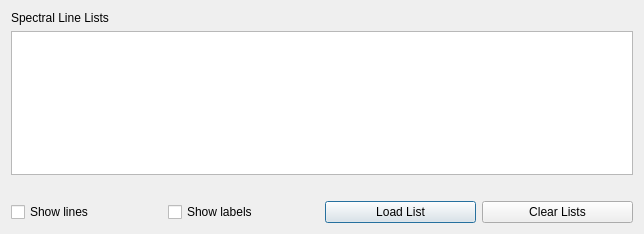
<?xml version="1.0" encoding="UTF-8"?>
<ui version="4.0">
 <class>Dialog</class>
 <widget class="QDialog" name="Dialog">
  <property name="geometry">
   <rect>
    <x>0</x>
    <y>0</y>
    <width>644</width>
    <height>234</height>
   </rect>
  </property>
  <property name="windowTitle">
   <string>Reference Data</string>
  </property>
  <layout class="QVBoxLayout" name="verticalLayout">
   <item>
    <widget class="QLabel" name="label">
     <property name="text">
      <string>Spectral Line Lists</string>
     </property>
    </widget>
   </item>
   <item>
    <widget class="QListWidget" name="loaded_files_list">
     <property name="editTriggers">
      <set>QAbstractItemView::NoEditTriggers</set>
     </property>
    </widget>
   </item>
   <item>
    <layout class="QHBoxLayout" name="horizontalLayout_2">
     <item>
      <widget class="QLabel" name="status">
       <property name="frameShape">
        <enum>QFrame::NoFrame</enum>
       </property>
       <property name="text">
        <string/>
       </property>
      </widget>
     </item>
    </layout>
   </item>
   <item>
    <layout class="QHBoxLayout" name="horizontalLayout">
     <item>
      <widget class="QCheckBox" name="show_lines_box">
       <property name="text">
        <string>Show lines</string>
       </property>
      </widget>
     </item>
     <item>
      <widget class="QCheckBox" name="show_labels_box">
       <property name="text">
        <string>Show labels</string>
       </property>
      </widget>
     </item>
     <item>
      <widget class="QPushButton" name="load_file_button">
       <property name="sizePolicy">
        <sizepolicy hsizetype="Minimum" vsizetype="Fixed">
         <horstretch>0</horstretch>
         <verstretch>0</verstretch>
        </sizepolicy>
       </property>
       <property name="text">
        <string>Load List</string>
       </property>
      </widget>
     </item>
     <item>
      <widget class="QPushButton" name="clear_lists_button">
       <property name="sizePolicy">
        <sizepolicy hsizetype="Minimum" vsizetype="Fixed">
         <horstretch>0</horstretch>
         <verstretch>0</verstretch>
        </sizepolicy>
       </property>
       <property name="text">
        <string>Clear Lists</string>
       </property>
      </widget>
     </item>
    </layout>
   </item>
  </layout>
 </widget>
 <resources/>
 <connections/>
</ui>
